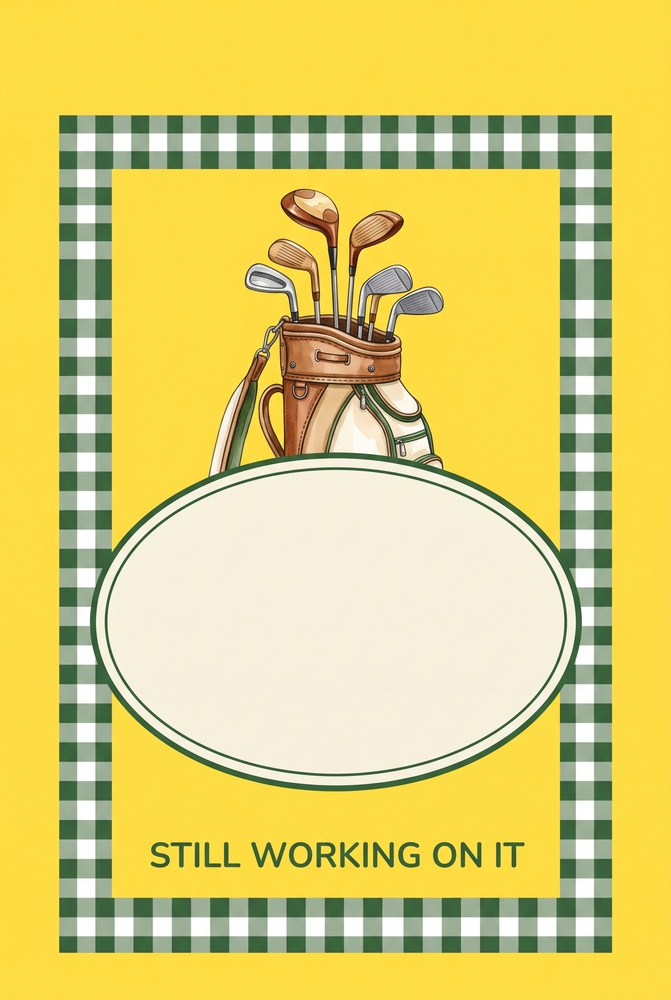
#> input picture garden_flag/source/R01  STILL WORKING ON IT.jpeg, 671 x 1000 px, shrunk from 1696 x 2528 before the run
$ python check_tartan.py '../source/R01  STILL WORKING ON IT.jpeg'
#> lines starting #> are read from the running program, lines starting #| are printed output that depends on the picture; after the words box and inside, x2 and y2 are one past the last pixel; in counts of white or black regions, pixels touching at a corner belong together
# -*- coding: utf-8 -*-
"""R09（赤と緑のタータン枠）の柄の規則性を測る。

  使い方: python3 check_tartan.py <Geminiが出した画像> [...]

タータンは織物なので、**四辺すべてが同じ周期**でなければならない。
縦と横で周期が違う／途中で周期が変わる／ブロックが抜ける、は全部欠陥。

やりかた:
  1. 緑の画素だけを取り出す（タータンの緑）
  2. 外周の四辺それぞれで、緑のブロックの位置と幅を測る
  3. 一辺の中のばらつきと、四辺どうしの食い違いを数値で出す

判定:
  四辺の周期の食い違い  10% 以内
  一辺の中のばらつき    25% 以内     両方みたせば合格
"""
from PIL import Image
import numpy as np
import sys, os, statistics as st

def blocks(sig, minrun):
    on=sig>0.45
    out=[]; s=0
    for i in range(1,len(on)):
        if on[i]!=on[i-1]: out.append((bool(on[s]),s,i-s)); s=i
    out.append((bool(on[s]),s,len(on)-s))
    return [(p,l) for t,p,l in out if t and l>=minrun]

def side(gmask, axis, lo, hi, minrun, label, wide_only=True):
    sig = gmask[:, lo:hi].mean(axis=1) if axis==0 else gmask[lo:hi, :].mean(axis=0)
    b=blocks(sig, minrun)
    if wide_only and b:
        lm=max(l for _,l in b)
        b=[(p,l) for p,l in b if l>=lm*0.55]          # 細い罫線は除き、広いブロックだけ見る
    if len(b)<4: return None
    starts=[p for p,_ in b]
    gaps=[starts[i+1]-starts[i] for i in range(len(starts)-1)]
    # 間隔を「短い」「長い」の2群に分ける。規則正しいタータンは各群がよく揃う
    mid=(min(gaps)+max(gaps))/2
    shortg=[x for x in gaps if x<=mid] or gaps
    longg =[x for x in gaps if x> mid] or gaps
    def dev(v):
        m=st.median(v); return m, (max(abs(x-m) for x in v)/m*100 if m else 0)
    sm,sd=dev(shortg); lm,ld=dev(longg)
    return dict(label=label, n=len(b), gaps=gaps,
                short=sm, short_dev=sd, long=lm, long_dev=ld,
                period=sm+lm, dev=max(sd,ld))

def check(path):
#> called with path = '../source/R01  STILL WORKING ON IT.jpeg'
    im=Image.open(path).convert("RGB")
#> im is the input picture: PIL image 671x1000 RGB; mean R, G, B 222.1, 206.2, 111
    a=np.asarray(im).astype(int); H,W,_=a.shape
#> after `H, W, _ = a.shape`: H = 1000; W = 671
    R,G,B=a[:,:,0],a[:,:,1],a[:,:,2]
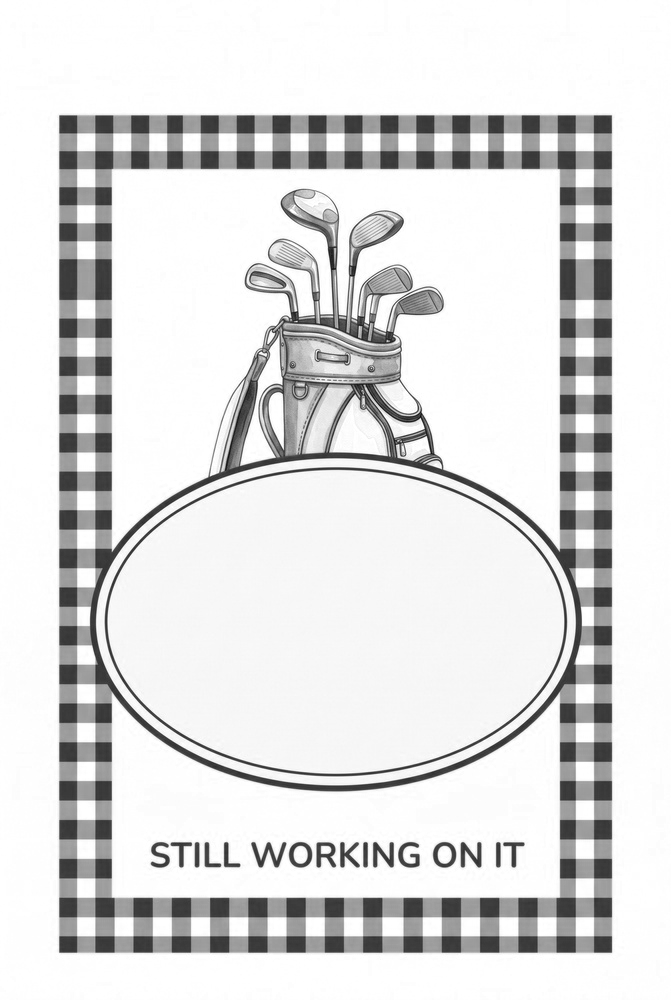
#> R: shape (1000, 671) int64; min 12, max 255, mean 222.1
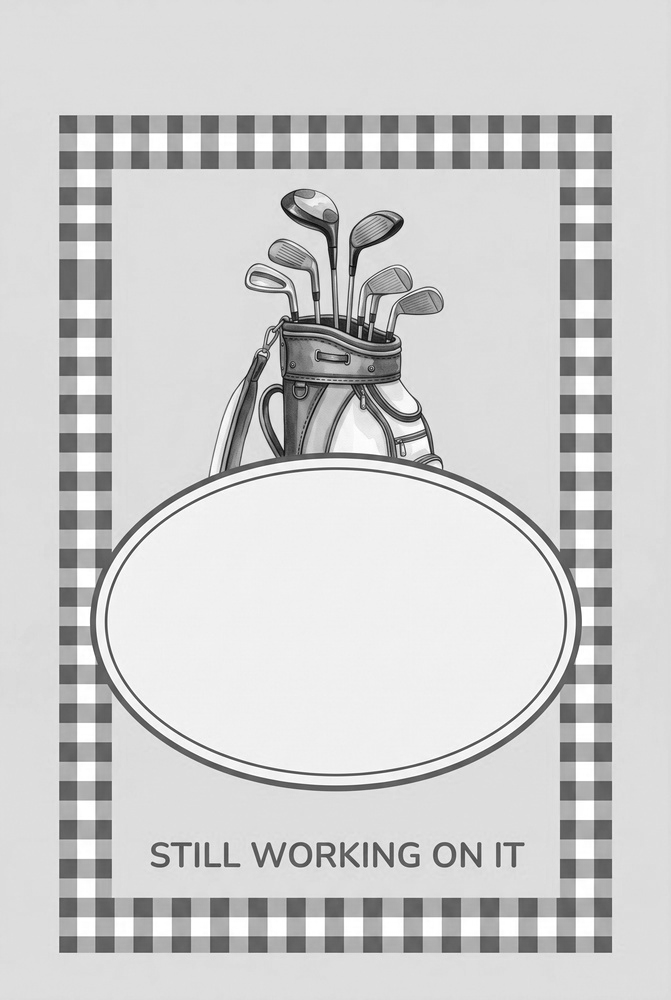
#> G: shape (1000, 671) int64; min 5, max 255, mean 206.2
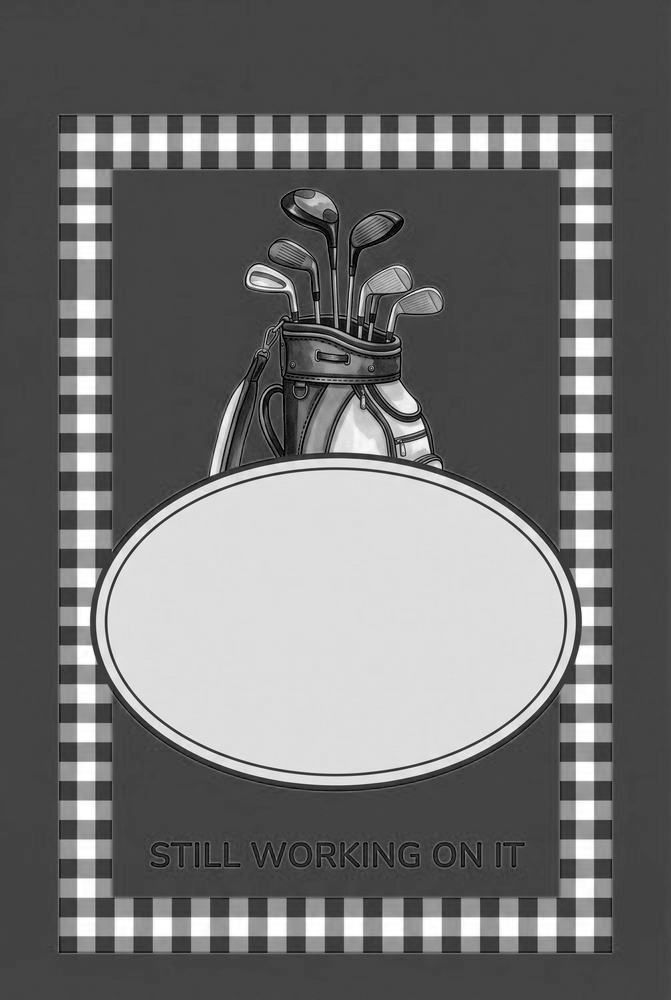
#> B: shape (1000, 671) int64; min 0, max 255, mean 111
    g=((G>R+12)&(G<180)&(R<160)).astype(float)
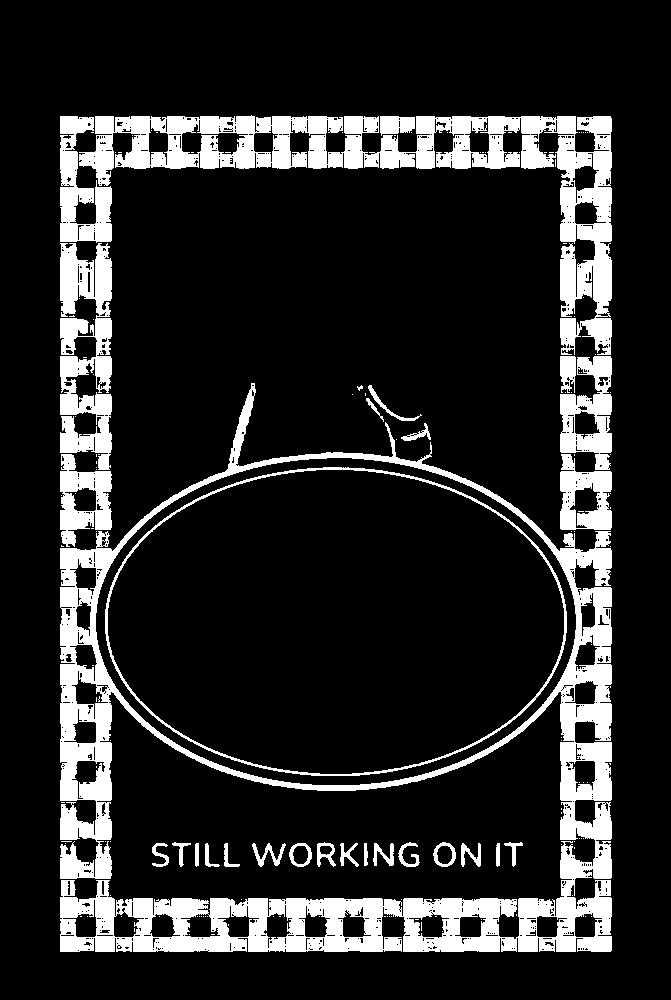
#> g: shape (1000, 671) float64; values 0 (black) and 1 (white), 15.7% white; 152 white regions (123 under 20 px), largest, box (x1, y1, x2, y2) and area: (60, 383, 612, 952) 52018, (79, 115, 612, 355) 25841, (60, 243, 112, 470) 7681
    def band(dens, limit):
        """外周から見て、柄の密度が高い連続範囲＝枠の帯"""
        d=dens[:limit]
        pk=int(np.argmax(d)); th=d[pk]*0.35
        lo=pk
        while lo>0 and d[lo-1]>th: lo-=1
        hi=pk
        while hi<limit-1 and d[hi+1]>th: hi+=1
        return lo,hi+1
    colden=g.mean(axis=0); rowden=g.mean(axis=1)
#> after `colden = g.mean(axis=0)`: colden = 671 values, max 0.797 at index 597, min 0 at index 0, mean 0.157
#> after `rowden = g.mean(axis=1)`: rowden = 1000 values, max 0.812 at index 937, min 0 at index 0, mean 0.157
    lx0,lx1=band(colden, W//3)
#> in band, `d=dens[:limit]`: d = 223 values, max 0.795 at index 73, min 0 at index 0, mean 0.183
#> in band, `pk = int(np.argmax(d))`: pk = 73
#> in band, `th = d[pk] * 0.35`: th = 0.278
#> in band, `lo=pk`: lo = 73
#> the loop in band, `while lo>0 and d[lo-1]>th: lo-=1` made 13 passes
#> lo on passes 1 to 12: 72, 71, 70, 69, 68, 67, 66, 65, 64, 63, 62, 61
#> after the loop in band, `while lo>0 and d[lo-1]>th: lo-=1`: lo = 60
#> in band, `hi=pk`: hi = 73
#> the loop in band, `while hi<limit-1 and d[hi+1]>th: hi+=1` made 4 passes
#> after the loop in band, `while hi<limit-1 and d[hi+1]>th: hi+=1`: hi = 77
#> lx0 = 60; lx1 = 78
    rx1,rx0=[W-v for v in band(colden[::-1], W//3)]
#> the loop in band (call 2), `while lo>0 and d[lo-1]>th: lo-=1` made 14 passes
#> the loop in band (call 2), `while hi<limit-1 and d[hi+1]>th: hi+=1` made 4 passes
#> rx1 = 612; rx0 = 593
    ty0,ty1=band(rowden, H//4)
#> ty0 = 116; ty1 = 134
    by1,by0=[H-v for v in band(rowden[::-1], H//4)]
#> by1 = 952; by0 = 936
    mr_v=max(4,int(H*0.012)); mr_h=max(4,int(W*0.012))
#> after `mr_v = max(4, int(H * 0.012))`: mr_v = 12
#> after `mr_h = max(4, int(W * 0.012))`: mr_h = 8
    res=[r for r in (
        side(g,0,lx0,lx1,mr_v,f"左帯(縦) x{lx0}-{lx1}"),
        side(g,0,rx0,rx1,mr_v,f"右帯(縦) x{rx0}-{rx1}"),
        side(g,1,ty0,ty1,mr_h,f"上バー(横) y{ty0}-{ty1}"),
        side(g,1,by0,by1,mr_h,f"下バー(横) y{by0}-{by1}")) if r]
#> in side, `sig = gmask[:, lo:hi].mean(axis=1) if axis==0 else gmask[lo:hi, :].mea..`: sig = 1000 values, max 1 at index 116, min 0 at index 0, mean 0.712
#> after the loop in blocks, `for i in range(1,len(on)):`: out = 84 items, first 6: (False, 0, 116), (True, 116, 18), (False, 134, 1), (True, 135, 2), (False, 137, 1), (True, 138, 9)
#> in side, `b=blocks(sig, minrun)`: b = 28 pairs, first value 116 to 936, second value 13 to 68
#> in side, `lm=max(l for _,l in b)`: lm = 68
#> in side, `b=[(p,l) for p,l in b if l>=lm*0.55]`: b = [(246, 68), (608, 38), (703, 38), (742, 59)]
#> in side, `starts=[p for p,_ in b]`: starts = [246, 608, 703, 742]
#> in side, `gaps=[starts[i+1]-starts[i] for i in range(len(starts)-1)]`: gaps = [362, 95, 39]
#> in side, `mid=(min(gaps)+max(gaps))/2`: mid = 200.5
#> in side, `shortg=[x for x in gaps if x<=mid] or gaps`: shortg = [95, 39]
#> in side, `longg =[x for x in gaps if x> mid] or gaps`: longg = [362]
#> in dev, `m = st.median(v)`: m = 67
#> in side, `sm, sd = dev(shortg)`: sd = 41.79
#> in side, `lm, ld = dev(longg)`: lm = 362; ld = 0
#> res = 3 items
    print(f"\n=== {os.path.basename(path)}  {W}x{H} ===")
#| === R01  STILL WORKING ON IT.jpeg  671x1000 ===
    if len(res)<3:
        print("  緑のタータンを検出できず。画像が違うかもしれない"); return None
    for r in res:
        print(f"  {r['label']:<22}: ブロック{r['n']:>2}個  短い間隔 {r['short']:>6.1f}px(±{r['short_dev']:>5.1f}%)"
              f"  長い間隔 {r['long']:>6.1f}px(±{r['long_dev']:>5.1f}%)  1周期 {r['period']:>6.1f}px")
        print(f"      間隔: {[int(x) for x in r['gaps']]}")
#> this loop made 3 passes
#|   左帯(縦) x60-78          : ブロック 4個  短い間隔   67.0px(± 41.8%)  長い間隔  362.0px(±  0.0%)  1周期  429.0px
#|       間隔: [362, 95, 39]
#|   右帯(縦) x593-612        : ブロック 7個  短い間隔   42.0px(± 42.9%)  長い間隔  460.0px(±  0.0%)  1周期  502.0px
#|       間隔: [36, 56, 460, 39, 60, 42]
#|   上バー(横) y116-134       : ブロック 7個  短い間隔   52.0px(± 36.5%)  長い間隔  288.0px(±  0.0%)  1周期  340.0px
#|       間隔: [55, 52, 33, 288, 33, 66]
    meds=[r['period'] for r in res]
#> meds = [429, 502, 340]
    spread=(max(meds)-min(meds))/st.median(meds)*100
#> spread = 37.76
    worst=max(r['dev'] for r in res)
#> worst = 42.86
    print(f"\n  四辺の1周期の食い違い: {spread:>5.1f} %   （10%以内なら合格）")
#|   四辺の1周期の食い違い:  37.8 %   （10%以内なら合格）
    print(f"  一辺の中のばらつき   : {worst:>5.1f} %   （25%以内なら合格）")
#|   一辺の中のばらつき   :  42.9 %   （25%以内なら合格）
    ok = spread<=10 and worst<=25
#> ok = False
    print(f"  判定: {'✅ 合格' if ok else '❌ 不合格 — 作り直し'}")
#|   判定: ❌ 不合格 — 作り直し
    return ok

if __name__=="__main__":
    for f in sys.argv[1:]: check(f)
